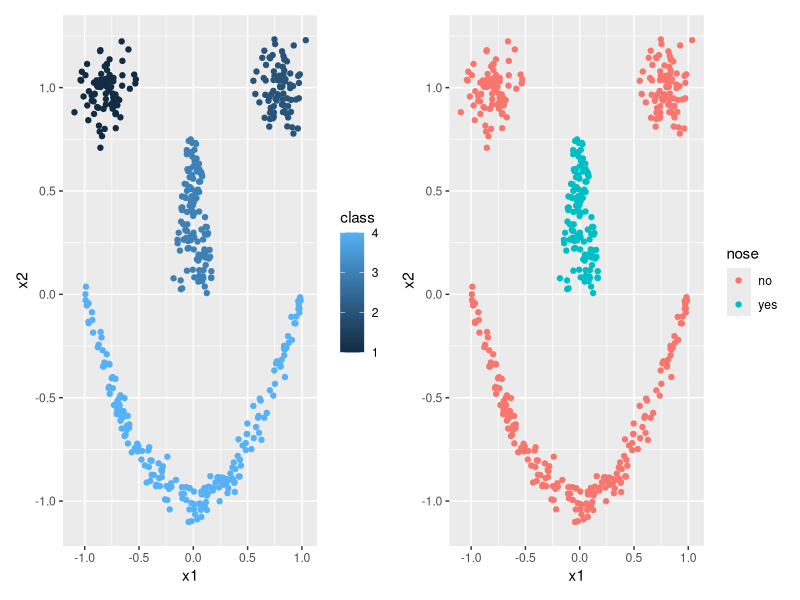

Here is the R script that generated this plot: (Note: this script raises an error after producing the figure.)
## ---- chunk 1
knitr::opts_chunk$set(echo = TRUE, warning=FALSE, message=FALSE)
## ---- chunk 2
library(tidyverse)
## ---- chunk 3
library(tidyverse)
library(mlbench)

smiley <- mlbench.smiley(n=500, sd1 = 0.1, sd2 = 0.05)

smiley_data <- as.data.frame(cbind(smiley$x, 
                                   smiley$class))
colnames(smiley_data) <- c('x1', 'x2', 'class')

smiley_data <- smiley_data %>% 
  mutate(nose = ifelse(class==3, 'yes', 'no')) %>%
  mutate(left_eye = ifelse(class==1, 'yes', 'no'))

head(smiley_data)

p1 <- smiley_data %>% ggplot(aes(x=x1, y=x2)) + geom_point(aes(col=class))
p2 <- smiley_data %>% ggplot(aes(x=x1, y=x2)) + geom_point(aes(col=nose))

library(patchwork) 

p1 + p2
## ---- chunk 4
library(caret)
model1 <- train(nose ~ x1 + x2,
                data = smiley_data, 
                method = "svmLinear")

n_breaks <- 100

PredA <- seq(from = -1.5, to = 1.5, length=n_breaks)
PredB <- seq(from = -1.5, to = 1.5, length=n_breaks)

Grid <- expand.grid(x1 = PredA, x2 = PredB)

pred <- predict(model1, Grid)

Grid %>% mutate(pred=pred) %>% 
  ggplot(aes(x = x1, y = x2)) +
  geom_tile(aes(fill = pred), alpha=0.25) + 
  geom_point(data=smiley_data, 
             aes(x=x1, y=x2, col=nose))
## ---- chunk 5
library(caret)
model2 <- train(nose ~ x1 + x2,
                data = smiley_data, 
                method = "svmPoly")

n_breaks <- 100

PredA <- seq(from = -1.5, to = 1.5, length=n_breaks)
PredB <- seq(from = -1.5, to = 1.5, length=n_breaks)

Grid <- expand.grid(x1 = PredA, x2 = PredB)

pred <- predict(model2, Grid)

Grid %>% mutate(pred=pred) %>% 
  ggplot(aes(x = x1, y = x2)) +
  geom_tile(aes(fill = pred), alpha=0.25) + 
  geom_point(data=smiley_data, 
             aes(x=x1, y=x2, col=nose))
## ---- chunk 6
library(caret)
model3 <- train(nose ~ x1 + x2,
                data = smiley_data, 
                method = "svmRadial")

n_breaks <- 100

PredA <- seq(from = -1.5, to = 1.5, length=n_breaks)
PredB <- seq(from = -1.5, to = 1.5, length=n_breaks)

Grid <- expand.grid(x1 = PredA, x2 = PredB)

pred <- predict(model3, Grid)

Grid %>% mutate(pred=pred) %>% 
  ggplot(aes(x = x1, y = x2)) +
  geom_tile(aes(fill = pred), alpha=0.25) + 
  geom_point(data=smiley_data, 
             aes(x=x1, y=x2, col=nose))
## ---- chunk 7
library(caret)
model <- train(left_eye ~ x1 + x2,
                data = smiley_data, 
                method = "svmPoly")

n_breaks <- 100

PredA <- seq(from = -1.5, to = 1.5, length=n_breaks)
PredB <- seq(from = -1.5, to = 1.5, length=n_breaks)

Grid <- expand.grid(x1 = PredA, x2 = PredB)

pred <- predict(model, Grid)

Grid %>% mutate(pred=pred) %>% 
  ggplot(aes(x = x1, y = x2)) +
  geom_tile(aes(fill = pred), alpha=0.25) + 
  geom_point(data=smiley_data, 
             aes(x=x1, y=x2, col=nose))
## ---- chunk 8
model_1 <- train(left_eye ~ x1 + x2,
                data = smiley_data, 
                method = "svmRadial")

n_breaks <- 100

PredA <- seq(from = -1.5, to = 1.5, length=n_breaks)
PredB <- seq(from = -1.5, to = 1.5, length=n_breaks)

Grid <- expand.grid(x1 = PredA, x2 = PredB)

pred <- predict(model_1, Grid)

Grid %>% mutate(pred=pred) %>% 
  ggplot(aes(x = x1, y = x2)) +
  geom_tile(aes(fill = pred), alpha=0.25) + 
  geom_point(data=smiley_data, 
             aes(x=x1, y=x2, col=nose))
## ---- chunk 9
model_2 <- train(left_eye ~ x1 + x2,
                data = smiley_data, 
                method = "svmLinear")

n_breaks <- 100

PredA <- seq(from = -1.5, to = 1.5, length=n_breaks)
PredB <- seq(from = -1.5, to = 1.5, length=n_breaks)

Grid <- expand.grid(x1 = PredA, x2 = PredB)

pred <- predict(model_2, Grid)

Grid %>% mutate(pred=pred) %>% 
  ggplot(aes(x = x1, y = x2)) +
  geom_tile(aes(fill = pred), alpha=0.25) + 
  geom_point(data=smiley_data, 
             aes(x=x1, y=x2, col=nose))
## ---- chunk 10
library(tidyverse)
library(caret)
library(mlbench)
library(patchwork)

Problem1 <- as.data.frame(mlbench.xor(n=2000, d=2))
p1 <- Problem1 %>% ggplot(aes(x=x.1, y=x.2)) +
  geom_point(aes(col=classes, pch=classes)) + 
  labs(title='Problem 1')

Problem2 <- as.data.frame(mlbench.simplex(n=2000, d=3))
p2 <- Problem2 %>% ggplot(aes(x=x.1, y=x.2)) +
  geom_point(aes(col=classes, pch=classes)) + 
  labs(title='Problem 2')

Problem3 <- as.data.frame(mlbench.spirals(n=2000, cycles=2, sd=0.05))
p3 <- Problem3 %>% ggplot(aes(x=x.1, y=x.2)) +
  geom_point(aes(col=classes, pch=classes)) + 
  labs(title='Problem 3')

Problem4 <- as.data.frame(mlbench.threenorm(n=2000, d=2))
p4 <- Problem4 %>% ggplot(aes(x=x.1, y=x.2)) +
  geom_point(aes(col=classes, pch=classes)) + 
  labs(title='Problem 4')

(p1+p2)/(p3+p4)
## ---- chunk 11
trainId = createDataPartition(Problem3$classes, p = 0.7, times = 1, list = FALSE)
train = Problem3[trainId,]
test = Problem3[-trainId,]
## ---- chunk 12
model4 = train(classes ~x.1 + x.2, data = train, method = "svmLinear")
model5 = train(classes ~x.1 + x.2, data = train, method = "svmPoly")
model6 = train(classes ~x.1 + x.2, data = train, method = "svmRadial")

## ---- chunk 13
n_breaks <- 100

PredA <- seq(from = -2, to = 2, length=n_breaks)
PredB <- seq(from = -2, to = 2, length=n_breaks)

Grid <- expand.grid(x.1 = PredA, x.2 = PredB)

pred1 <- predict(model4, Grid)
pred2 <- predict(model5, Grid)
pred3 <- predict(model6, Grid)


Grid %>% mutate(pred=pred1) %>% 
  ggplot(aes(x = x.1, y = x.2)) +
  geom_tile(aes(fill = pred), alpha=0.25) + 
  geom_point(data=train, 
             aes(x=x.1, y=x.2, col=classes))

Grid %>% mutate(pred=pred2) %>% 
  ggplot(aes(x = x.1, y = x.2)) +
  geom_tile(aes(fill = pred), alpha=0.25) + 
  geom_point(data=train, 
             aes(x=x.1, y=x.2, col=classes))

Grid %>% mutate(pred=pred3) %>% 
  ggplot(aes(x = x.1, y = x.2)) +
  geom_tile(aes(fill = pred), alpha=0.25) + 
  geom_point(data=train, 
             aes(x=x.1, y=x.2, col=classes))
## ---- chunk 14
confusionMatrix(predict(model4, newdata = test), test$classes)
confusionMatrix(predict(model5, newdata = test), test$classes)
confusionMatrix(predict(model6, newdata = test), test$classes)
## ---- chunk 15
trainId2 = createDataPartition(Problem4$classes, p = 0.7, times = 1, list = FALSE)
train2 = Problem4[trainId,]
test2 = Problem4[-trainId,]
## ---- chunk 16
model7 = train(classes ~x.1 + x.2, data = train2, method = "svmLinear")
model8 = train(classes ~x.1 + x.2, data = train2, method = "svmPoly")
model9 = train(classes ~x.1 + x.2, data = train2, method = "svmRadial")
## ---- chunk 17
n_breaks <- 100

PredA <- seq(from = -2, to = 2, length=n_breaks)
PredB <- seq(from = -2, to = 2, length=n_breaks)

Grid <- expand.grid(x.1 = PredA, x.2 = PredB)

pred4 <- predict(model7, Grid)
pred5 <- predict(model8, Grid)
pred6 <- predict(model9, Grid)


Grid %>% mutate(pred=pred4) %>% 
  ggplot(aes(x = x.1, y = x.2)) +
  geom_tile(aes(fill = pred), alpha=0.25) + 
  geom_point(data=train2, 
             aes(x=x.1, y=x.2, col=classes))

Grid %>% mutate(pred=pred5) %>% 
  ggplot(aes(x = x.1, y = x.2)) +
  geom_tile(aes(fill = pred), alpha=0.25) + 
  geom_point(data=train2, 
             aes(x=x.1, y=x.2, col=classes))

Grid %>% mutate(pred=pred6) %>% 
  ggplot(aes(x = x.1, y = x.2)) +
  geom_tile(aes(fill = pred), alpha=0.25) + 
  geom_point(data=train2, 
             aes(x=x.1, y=x.2, col=classes))
## ---- chunk 18
confusionMatrix(predict(model7, newdata = test2), test2$classes)
confusionMatrix(predict(model8, newdata = test2), test2$classes)
confusionMatrix(predict(model9, newdata = test2), test2$classes)
## ---- chunk 19
trainId3 = createDataPartition(Problem1$classes, p = 0.7, times = 1, list = FALSE)
train3 = Problem1[trainId3,]
test3 = Problem1[-trainId3,]
## ---- chunk 20
model10 = train(classes ~x.1 + x.2, data = train3, method = "svmLinear")
model11 = train(classes ~x.1 + x.2, data = train3, method = "svmPoly")
model12= train(classes ~x.1 + x.2, data = train3, method = "svmRadial")
## ---- chunk 21
n_breaks <- 100

PredA <- seq(from = -2, to = 2, length=n_breaks)
PredB <- seq(from = -2, to = 2, length=n_breaks)

Grid <- expand.grid(x.1 = PredA, x.2 = PredB)

pred7 <- predict(model10, Grid)
pred8 <- predict(model11, Grid)
pred9 <- predict(model12, Grid)


Grid %>% mutate(pred=pred7) %>% 
  ggplot(aes(x = x.1, y = x.2)) +
  geom_tile(aes(fill = pred), alpha=0.25) + 
  geom_point(data=train3, 
             aes(x=x.1, y=x.2, col=classes))

Grid %>% mutate(pred=pred8) %>% 
  ggplot(aes(x = x.1, y = x.2)) +
  geom_tile(aes(fill = pred), alpha=0.25) + 
  geom_point(data=train3, 
             aes(x=x.1, y=x.2, col=classes))

Grid %>% mutate(pred=pred9) %>% 
  ggplot(aes(x = x.1, y = x.2)) +
  geom_tile(aes(fill = pred), alpha=0.25) + 
  geom_point(data=train3, 
             aes(x=x.1, y=x.2, col=classes))
## ---- chunk 22
confusionMatrix(predict(model10, newdata = test3), test3$classes)
confusionMatrix(predict(model11, newdata = test3), test3$classes)
confusionMatrix(predict(model12, newdata = test3), test3$classes)
